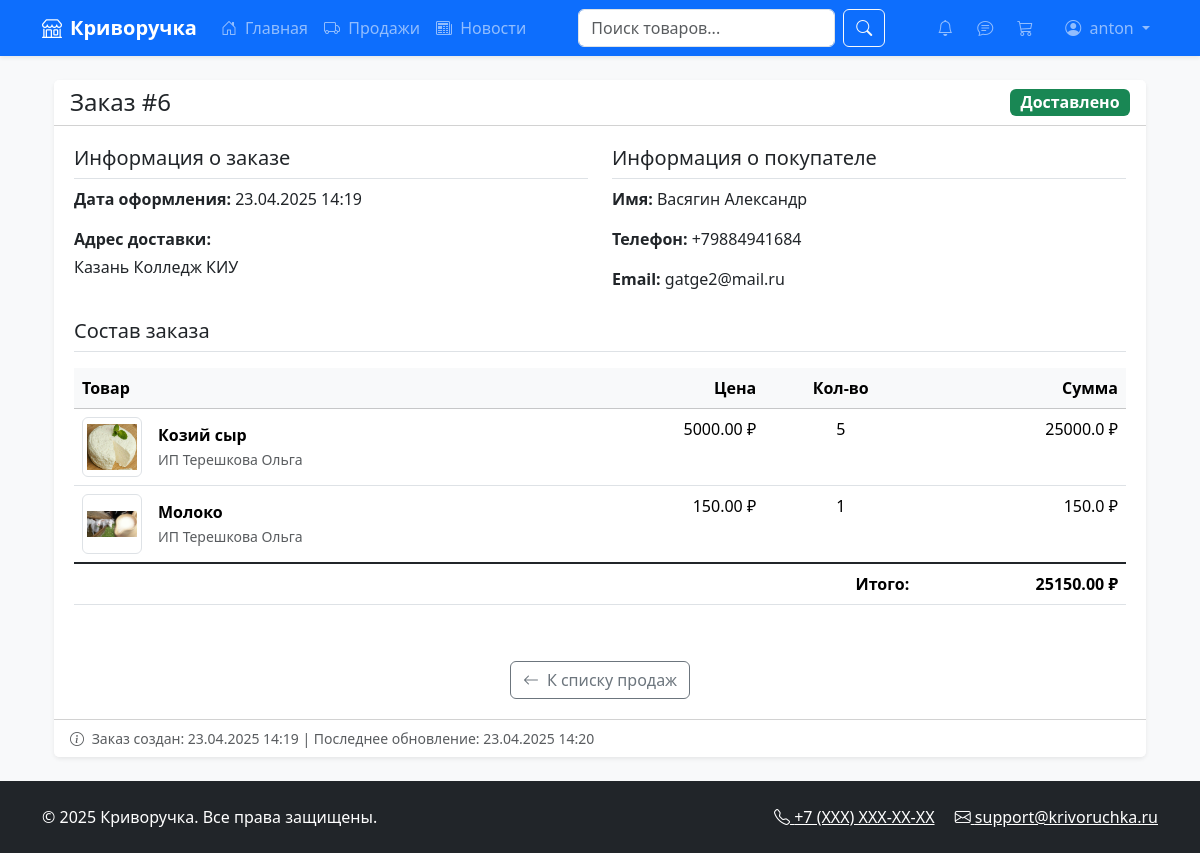
Screenshot of /orders/6/ (signed in) with the database file from the repository.
### marketplace/models.py (models this page shows, shortened)
class User(AbstractUser):
    phone = models.CharField(max_length=20, blank=True)
    avatar = models.ImageField(upload_to='avatars/', blank=True)
    middle_name = models.CharField(max_length=100, blank=True)
    bio = models.TextField(blank=True)
    address = models.TextField(blank=True)
    groups = models.ManyToManyField(
        'auth.Group',
        related_name="marketplace_user_groups",
        blank=True,
    )
    user_permissions = models.ManyToManyField(
        'auth.Permission',
        related_name="marketplace_user_permissions",
        blank=True,
    )

class Order(models.Model):
    PENDING = 'pending'
    SHIPPED = 'shipped'
    DELIVERED = 'delivered'
    STATUS_CHOICES = [
        (PENDING, 'В обработке'),
        (SHIPPED, 'Отправлено'),
        (DELIVERED, 'Доставлено'),
    ]
    user = models.ForeignKey(User, on_delete=models.CASCADE)
    products = models.ManyToManyField('Product', through='OrderItem')  # Изменили items на products
    total_price = models.DecimalField(max_digits=10, decimal_places=2)
    address = models.TextField()
    status = models.CharField(max_length=20, choices=STATUS_CHOICES, default=PENDING)
    created_at = models.DateTimeField(auto_now_add=True)
    updated_at = models.DateTimeField(auto_now=True)
    tracking_number = models.CharField(max_length=50, blank=True, null=True)
    def get_status_class(self):
        return {
            'pending': 'bg-info',
            'shipped': 'bg-warning',
            'delivered': 'bg-success'
        }.get(self.status, 'bg-secondary')

class OrderItem(models.Model):
    order = models.ForeignKey(Order, on_delete=models.CASCADE, related_name='order_items')
    product = models.ForeignKey(Product, on_delete=models.SET_NULL, null=True, blank=True)
    quantity = models.PositiveIntegerField(default=1)
    seller = models.ForeignKey(User, on_delete=models.CASCADE)

class Product(models.Model):
    seller = models.ForeignKey(User, on_delete=models.CASCADE)
    name = models.CharField(max_length=200)
    manufacturer = models.CharField(max_length=200)
    description = models.TextField()
    price = models.DecimalField(max_digits=10, decimal_places=2)
    image = models.ImageField(upload_to='products/')
    rating = models.FloatField(default=0)
    created_at = models.DateTimeField(auto_now_add=True)

### marketplace/views.py (the view)
# urls.py: path('orders/<int:order_id>/', views.order_detail, name='order_detail'),
@login_required
def order_detail(request, order_id):
    order = get_object_or_404(Order, id=order_id)
    seller_items = order.order_items.filter(seller=request.user)
    return render(request, 'marketplace/order_detail.html', {
        'order': order,
        'seller_items': seller_items,
    })

### marketplace/context_processors.py (called while the page is built)
def unread_notifications(request):
    if request.user.is_authenticated:
        return {
            'unread_count': request.user.notifications.filter(is_read=False).count()
        }
    return {}

def unread_chats(request):
    if not request.user.is_authenticated:
        return {}
    unread_count = Message.objects.filter(
        chat__order__order_items__seller=request.user,
        is_read=False
    ).exclude(
        sender=request.user
    ).count()
    return {'unread_chats_count': unread_count}

### marketplace/templatetags/custom_filters.py (called while the page is built)
@register.filter
def mul(value, arg):
    try:
        return float(value) * float(arg)
    except (ValueError, TypeError):
        return ''

### marketplace/views.py (called while the page is built)
def base_context(request):
    if request.user.is_authenticated:
        return {'cart_items_count': Cart.objects.filter(user=request.user).count()}
    return {}

### templates/marketplace/order_detail.html (shortened to what this page needs)
{% extends 'marketplace/base.html' %}
{% load custom_filters %}
{% block content %}
<div class="container mt-4">
    <div class="card shadow-sm">
        <div class="card-header bg-white">
            <div class="d-flex justify-content-between align-items-center">
                <h4 class="mb-0">Заказ #{{ order.id }}</h4>
                <span class="badge {{ order.get_status_class }} fs-6">
                    {{ order.get_status_display }}
                </span>
            </div>
        </div>
        <div class="card-body">
            <div class="row mb-4">
                <div class="col-md-6">
                    <h5 class="border-bottom pb-2">Информация о заказе</h5>
                    <div class="mb-3">
                        <strong>Дата оформления:</strong>
                        {{ order.created_at|date:"d.m.Y H:i" }}
                    </div>
                    <div class="mb-3">
                        <strong>Адрес доставки:</strong>
                        <div class="mt-1">{{ order.address }}</div>
                    </div>
                </div>
                <div class="col-md-6">
                    <h5 class="border-bottom pb-2">Информация о покупателе</h5>
                    <div class="mb-3">
                        <strong>Имя:</strong> {{ order.user.get_full_name|default:order.user.username }}
                    </div>
                    <div class="mb-3">
                        <strong>Телефон:</strong>
                        {{ order.user.phone|default:"не указан" }}
                    </div>
                    <div>
                        <strong>Email:</strong> {{ order.user.email }}
                    </div>
                </div>
            </div>
            <h5 class="border-bottom pb-2 mb-3">Состав заказа</h5>
            <div class="table-responsive">
                <table class="table">
                    <thead class="table-light">
                        <tr>
                            <th>Товар</th>
                            <th class="text-end">Цена</th>
                            <th class="text-center">Кол-во</th>
                            <th class="text-end">Сумма</th>
                        </tr>
                    </thead>
                    <tbody>
                        {% for order_item in order.order_items.all %}
                        <tr>
                            <td>
                                <div class="d-flex align-items-center">
                                    {% if order_item.product.image %}
                                    <img src="{{ order_item.product.image.url }}"
                                         class="img-thumbnail me-3"
                                         style="width: 60px; height: 60px; object-fit: contain;">
                                    {% endif %}
                                    <div>
                                        <div class="fw-bold">{{ order_item.product.name }}</div>
                                        <small class="text-muted">{{ order_item.product.manufacturer }}</small>
                                    </div>
                                </div>
                            </td>
                            <td class="text-end">{{ order_item.product.price }} ₽</td>
                            <td class="text-center">{{ order_item.quantity }}</td>
                            <td class="text-end">{{ order_item.product.price|mul:order_item.quantity }} ₽</td>
                        </tr>
                        {% endfor %}
                    </tbody>
                    <tfoot class="table-group-divider">
                        <tr>
                            <th colspan="3" class="text-end">Итого:</th>
                            <th class="text-end">{{ order.total_price }} ₽</th>
                        </tr>
                    </tfoot>
                </table>
            </div>
            <div class="mt-4">
                <div class="d-flex justify-content-center mt-3">
                    {% if request.user == order.user %}
                    <a href="{% url 'order_history' %}" class="btn btn-outline-secondary">
                        <i class="bi bi-arrow-left me-2"></i>К списку заказов
                    </a>
                    {% else %}
                    <a href="{% url 'seller_orders' %}" class="btn btn-outline-secondary">
                        <i class="bi bi-arrow-left me-2"></i>К списку продаж
                    </a>
                    {% endif %}
                </div>
            </div>
        </div>
        <div class="card-footer bg-white">
            <div class="text-muted small">
                <i class="bi bi-info-circle me-1"></i>
                Заказ создан: {{ order.created_at|date:"d.m.Y H:i" }}
                {% if order.updated_at != order.created_at %}
                | Последнее обновление: {{ order.updated_at|date:"d.m.Y H:i" }}
                {% endif %}
            </div>
        </div>
    </div>
</div>
{% endblock %}

### templates/marketplace/base.html (shortened to what this page needs)
<!DOCTYPE html>
<html lang="ru">
{% load custom_filters %}
{% load seller_tags %}
<head>
    <link href="https://cdn.jsdelivr.net/npm/bootstrap@5.3.2/dist/css/bootstrap.min.css" rel="stylesheet">
    <link rel="stylesheet" href="https://cdn.jsdelivr.net/npm/bootstrap-icons@1.11.3/font/bootstrap-icons.min.css">
    <link href="/static/css/style.css" rel="stylesheet">
</head>
<body class="d-flex flex-column min-vh-100 bg-light">
    <nav class="navbar navbar-expand-lg navbar-dark bg-primary shadow-sm position-relative">
        <div class="container">
            <a class="navbar-brand fw-bold" href="{% url 'home' %}">
                <i class="bi bi-shop me-2"></i>Криворучка
            </a>
            <div class="collapse navbar-collapse" id="mainNavbar">
                <ul class="navbar-nav me-auto mb-2 mb-lg-0">
                    <li class="nav-item">
                        <a class="nav-link" href="{% url 'home' %}">
                            <i class="bi bi-house-door me-1"></i> Главная
                        </a>
                    </li>
                    {% if user.is_authenticated %}
                    <li class="nav-item">
                        <a class="nav-link" href="{% url 'seller_orders' %}">
                            <i class="bi bi-truck me-1"></i> Продажи
                        </a>
                    </li>
                    <li class="nav-item">
                        <a class="nav-link" href="{% url 'news_list' %}">
                            <i class="bi bi-newspaper me-1"></i> Новости
                        </a>
                    </li>
                    {% endif %}
                </ul>
                <form method="get" action="{% url 'search_results' %}" class="d-flex position-relative">
    <input type="text"
           id="search-input"
           name="q"
           class="form-control me-2"
           placeholder="Поиск товаров..."
           autocomplete="off"
           aria-label="Поиск товаров">
    <button type="submit" class="btn btn-outline-light">
        <i class="bi bi-search"></i>
    </button>
</form>
                <ul class="navbar-nav ms-auto mb-2 mb-lg-0">
                    {% if user.is_authenticated %}
                    <li class="nav-item me-2">
                        <a class="nav-link position-relative" href="{% url 'notifications' %}">
                            <i class="bi bi-bell"></i>
                        </a>
                    </li>
{% if user.is_authenticated %}
<li class="nav-item me-2">
    <a href="{% url 'seller_chats' %}" class="nav-link position-relative">
    <i class="bi bi-chat-text"></i>
</a>
</li>
{% endif %}
                    <li class="nav-item me-3">
                        <a class="nav-link position-relative" href="{% url 'cart' %}">
                            <i class="bi bi-cart3"></i>
                        </a>
                    </li>
                    <li class="nav-item dropdown">
                        <a class="nav-link dropdown-toggle" href="#" id="userDropdown" role="button" data-bs-toggle="dropdown">
                            <i class="bi bi-person-circle me-1"></i> {{ user.username }}
                        </a>
                    </li>
                    {% endif %}
                </ul>
            </div>
        </div>
    </nav>
    <main class="flex-grow-1">
        <div class="container my-4">
            {% block content %}{% endblock %}
        </div>
    </main>
    <footer class="bg-dark text-white py-4 mt-auto">
        <div class="container">
            <div class="row">
                <div class="col-md-6 text-center text-md-start">
                    <p class="mb-0">&copy; {% now "Y" %} Криворучка. Все права защищены.</p>
                </div>
                <div class="col-md-6 text-center text-md-end">
                    <a href="#" class="text-white me-3"><i class="bi bi-telephone"></i> +7 (XXX) XXX-XX-XX</a>
                    <a href="#" class="text-white"><i class="bi bi-envelope"></i> support@krivoruchka.ru</a>
                </div>
            </div>
        </div>
    </footer>
</body>
</html>

### static/css/style.css (style rules this page uses)
.card { transition: transform 0.3s; border: none; box-shadow: 0 2px 10px rgba(0,0,0,0.1); }
.card-body { padding: 1.25rem; }

### rows the page displays
User: username "anton"
Order: id "6", status "Доставлено", created_at "23.04.2025 14:19", address "Казань Колледж КИУ", user.get_full_name "Васягин Александр", user.phone "+79884941684", user.email "gatge2@mail.ru", total_price "25150.00", updated_at "23.04.2025 14:20"
OrderItem: product.image (picture), product.name "Козий сыр", product.manufacturer "ИП Терешкова Ольга", product.price "5000.00", quantity "5", product.price|mul "25000.0"
OrderItem: product.image (picture), product.name "Молоко", product.manufacturer "ИП Терешкова Ольга", product.price "150.00", quantity "1", product.price|mul "150.0"
